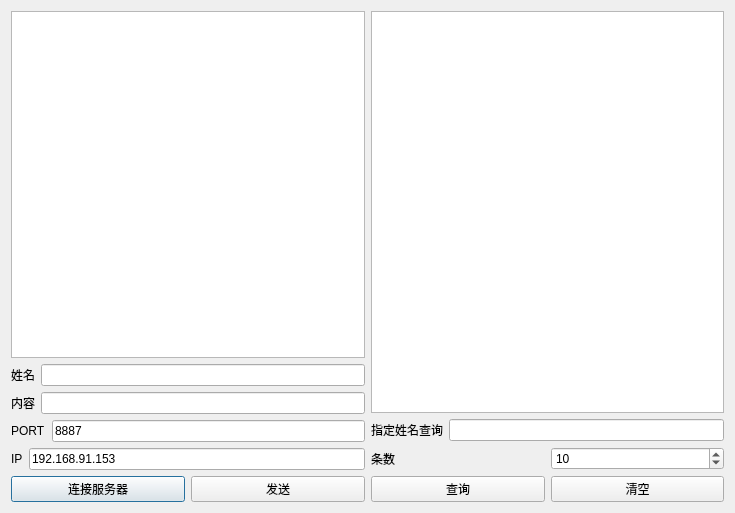
<?xml version="1.0" encoding="UTF-8"?>
<ui version="4.0">
 <class>Dialog</class>
 <widget class="QDialog" name="Dialog">
  <property name="geometry">
   <rect>
    <x>0</x>
    <y>0</y>
    <width>735</width>
    <height>513</height>
   </rect>
  </property>
  <property name="windowTitle">
   <string>Dialog</string>
  </property>
  <layout class="QHBoxLayout" name="horizontalLayout_10">
   <item>
    <layout class="QHBoxLayout" name="horizontalLayout_9">
     <item>
      <layout class="QVBoxLayout" name="verticalLayout">
       <item>
        <widget class="QTextBrowser" name="textBrowser"/>
       </item>
       <item>
        <layout class="QHBoxLayout" name="horizontalLayout">
         <item>
          <widget class="QLabel" name="label_3">
           <property name="text">
            <string>姓名</string>
           </property>
          </widget>
         </item>
         <item>
          <widget class="QLineEdit" name="lineEdit_name"/>
         </item>
        </layout>
       </item>
       <item>
        <layout class="QHBoxLayout" name="horizontalLayout_4">
         <item>
          <widget class="QLabel" name="label_4">
           <property name="text">
            <string>内容</string>
           </property>
          </widget>
         </item>
         <item>
          <widget class="QLineEdit" name="lineEdit_inpuit"/>
         </item>
        </layout>
       </item>
       <item>
        <layout class="QHBoxLayout" name="horizontalLayout_2">
         <item>
          <widget class="QLabel" name="label_2">
           <property name="text">
            <string>PORT</string>
           </property>
          </widget>
         </item>
         <item>
          <widget class="QLineEdit" name="lineEdit_PORT">
           <property name="text">
            <string>8887</string>
           </property>
          </widget>
         </item>
        </layout>
       </item>
       <item>
        <layout class="QHBoxLayout" name="horizontalLayout_7">
         <item>
          <widget class="QLabel" name="label">
           <property name="text">
            <string>IP</string>
           </property>
          </widget>
         </item>
         <item>
          <widget class="QLineEdit" name="lineEdit_IP">
           <property name="text">
            <string>192.168.91.153</string>
           </property>
          </widget>
         </item>
        </layout>
       </item>
       <item>
        <layout class="QHBoxLayout" name="horizontalLayout_5">
         <item>
          <widget class="QPushButton" name="pushButtonConnect">
           <property name="text">
            <string>连接服务器</string>
           </property>
          </widget>
         </item>
         <item>
          <widget class="QPushButton" name="pushButtonSend">
           <property name="text">
            <string>发送</string>
           </property>
          </widget>
         </item>
        </layout>
       </item>
      </layout>
     </item>
     <item>
      <layout class="QVBoxLayout" name="verticalLayout_2">
       <item>
        <widget class="QTextBrowser" name="textBrowserDB"/>
       </item>
       <item>
        <layout class="QHBoxLayout" name="horizontalLayout_6">
         <item>
          <widget class="QLabel" name="label_5">
           <property name="text">
            <string>指定姓名查询</string>
           </property>
          </widget>
         </item>
         <item>
          <widget class="QLineEdit" name="lineEdit_inpuitName"/>
         </item>
        </layout>
       </item>
       <item>
        <layout class="QHBoxLayout" name="horizontalLayout_3">
         <item>
          <widget class="QLabel" name="label_6">
           <property name="text">
            <string>条数</string>
           </property>
          </widget>
         </item>
         <item>
          <widget class="QSpinBox" name="spinBoxNum">
           <property name="maximum">
            <number>800</number>
           </property>
           <property name="value">
            <number>10</number>
           </property>
          </widget>
         </item>
        </layout>
       </item>
       <item>
        <layout class="QHBoxLayout" name="horizontalLayout_8">
         <item>
          <widget class="QPushButton" name="pushButtonSelect">
           <property name="text">
            <string>查询</string>
           </property>
          </widget>
         </item>
         <item>
          <widget class="QPushButton" name="pushButton_clear">
           <property name="text">
            <string>清空</string>
           </property>
          </widget>
         </item>
        </layout>
       </item>
      </layout>
     </item>
    </layout>
   </item>
  </layout>
  <zorder>pushButtonConnect</zorder>
  <zorder>lineEdit_IP</zorder>
  <zorder>label</zorder>
  <zorder>lineEdit_PORT</zorder>
  <zorder>label_2</zorder>
  <zorder>lineEdit_inpuit</zorder>
  <zorder>pushButtonSend</zorder>
  <zorder>textBrowser</zorder>
  <zorder>pushButtonSend</zorder>
  <zorder></zorder>
  <zorder>label_3</zorder>
  <zorder>lineEdit_name</zorder>
  <zorder>label_4</zorder>
  <zorder>textBrowserDB</zorder>
  <zorder>label_5</zorder>
  <zorder>lineEdit_inpuitName</zorder>
  <zorder>layoutWidget</zorder>
  <zorder>label_6</zorder>
  <zorder>spinBoxNum</zorder>
  <zorder>pushButtonSelect</zorder>
  <zorder>pushButton_clear</zorder>
 </widget>
 <layoutdefault spacing="6" margin="11"/>
 <resources/>
 <connections/>
</ui>
